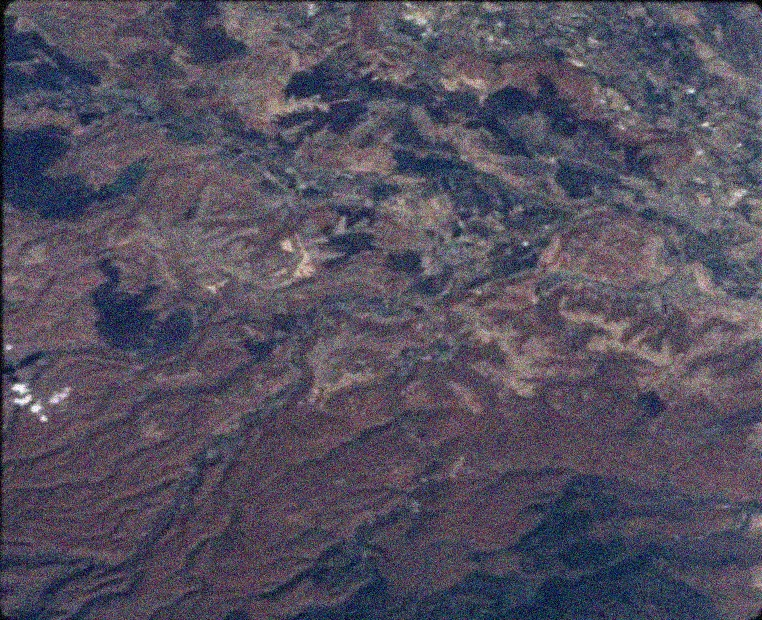
#> input picture noisy_images/russia_gaussian.jpg, 762 x 620 px
$ python -i main.py   (imports and definitions only)
#> lines starting #> are read from the running program, lines starting #| are printed output that depends on the picture; long printed decimals are rounded
### wavelet_thresholding.py

import numpy as np
import pywt
import scipy
import scipy.stats
def _bayes_thresh(details, var):
    """BayesShrink threshold for a zero-mean details coeff array."""
    # Equivalent to:  dvar = np.var(details) for 0-mean details array

    dvar = np.mean(details*details)
    eps = np.finfo(details.dtype).eps
    thresh = var / np.sqrt(max(dvar - var, eps))
    return thresh


def _universal_thresh(img, sigma):
    """ Universal threshold used by the VisuShrink method """
    return sigma*np.sqrt(2*np.log(img.size))

def _sigma_est_dwt(detail_coeffs, distribution='Gaussian'):

    """
    References
    ----------
    .. [1] D. L. Donoho and I. M. Johnstone. "Ideal spatial adaptation
       by wavelet shrinkage." Biometrika 81.3 (1994): 425-455.
       :DOI:`10.1093/biomet/81.3.425`
    """
    # Consider regions with detail coefficients exactly zero to be masked out
    detail_coeffs = detail_coeffs[np.nonzero(detail_coeffs)]
    denom = scipy.stats.norm.ppf(0.75)
    sigma = np.median(np.abs(detail_coeffs)) / denom
    return sigma


def _wavelet_threshold(image, wavelet, method=None, threshold=None,
                       sigma=None, mode='soft', wavelet_levels=None):


    wavelet = pywt.Wavelet(wavelet)
    # original_extent is used to workaround PyWavelets issue
    # odd-sized input results in an image with 1 extra sample after waverecn
    original_extent = tuple(slice(s) for s in image.shape)

    # Determine the number of wavelet decomposition levels
    if wavelet_levels is None:
        # Determine the maximum number of possible levels for image
        wavelet_levels = pywt.dwtn_max_level(image.shape, wavelet)

        # Skip coarsest wavelet scales.
        wavelet_levels = max(wavelet_levels - 3, 1)

    coeffs = pywt.wavedecn(image, wavelet=wavelet, level=wavelet_levels)
    # Detail coefficients at each decomposition level
    dcoeffs = coeffs[1:]

    if sigma is None:
        # Estimate the noise via the method in [2]_
        detail_coeffs = dcoeffs[-1]['d' * image.ndim]
        sigma = _sigma_est_dwt(detail_coeffs, distribution='Gaussian')

    if threshold is None:
        var = sigma**2

        if method == "BayesShrink":
            # The BayesShrink thresholds
            threshold = [{key: _bayes_thresh(level[key], var) for key in level}
                         for level in dcoeffs]
        elif method == "VisuShrink":
            # The VisuShrink thresholds
            detail_coeffs = dcoeffs[-1]['d' * image.ndim]
            sigma = _sigma_est_dwt(detail_coeffs, distribution='Gaussian')
            threshold = _universal_thresh(image, sigma)
        elif method == "UniversalThreshold":
            threshold = _universal_thresh(image,sigma)

    if np.isscalar(threshold):
        # A single threshold for all coefficient arrays
        denoised_detail = [{key: pywt.threshold(level[key],
                                                value=threshold,
                                                mode=mode) for key in level}
                           for level in dcoeffs]
    else:
        # Dict of unique threshold coefficients for each detail coeff. array
        denoised_detail = [{key: pywt.threshold(level[key],
                                                value=thresh[key],
                                                mode=mode) for key in level}
                           for thresh, level in zip(threshold, dcoeffs)]
    denoised_coeffs = [coeffs[0]] + denoised_detail
    print(method,mode,sigma,wavelet)
    return pywt.waverecn(denoised_coeffs, wavelet)[original_extent]

### main.py

import cv2
import numpy as np

from wavelet_thresholding import _wavelet_threshold

def MSE(img1, img2):
        squared_diff = (img1 -img2) ** 2
        summed = np.sum(squared_diff)
        num_pix = img1.shape[0] * img1.shape[1] #img1 and 2 should have same shape
        err = summed / num_pix
        return np.sqrt(err)

def main(path,wavelet='db4',method='BayesShrink',levels=1,sigma=None,mode = 'soft'):
#> called with path = 'noisy_images/russia_gaussian.jpg', wavelet = 'db4', method = 'BayesShrink', levels = 1, mode = 'soft'
    print(path,wavelet,method,sigma,mode)
    # Load the noisy image
    img = cv2.imread(path)
#> img is the input picture: shape (620, 762, 3); mean B, G, R 94.5, 79, 83.9
    #img2 = cv2.imread('./sample_images/russia_org.jpg')

    #resize the image so that dimensions are :
    #requuired due to pywt library issue for odd sized inputs during wavercn
    if img.shape[0]%2!=0 or img.shape[1]%2!=0:
        k = int(img.shape[0]/2)
        t = int(img.shape[1]/2)
        img = cv2.resize(img,[k*2,t*2])
    # Convert the image to YCbCr color space
    img_ycrcb = cv2.cvtColor(img, cv2.COLOR_BGR2YCrCb)
#> img_ycrcb: shape (620, 762, 3); mean of channels 0, 1, 2 82.2, 129.2, 134.9

    # Split the channels
    y, cr, cb = cv2.split(img_ycrcb)
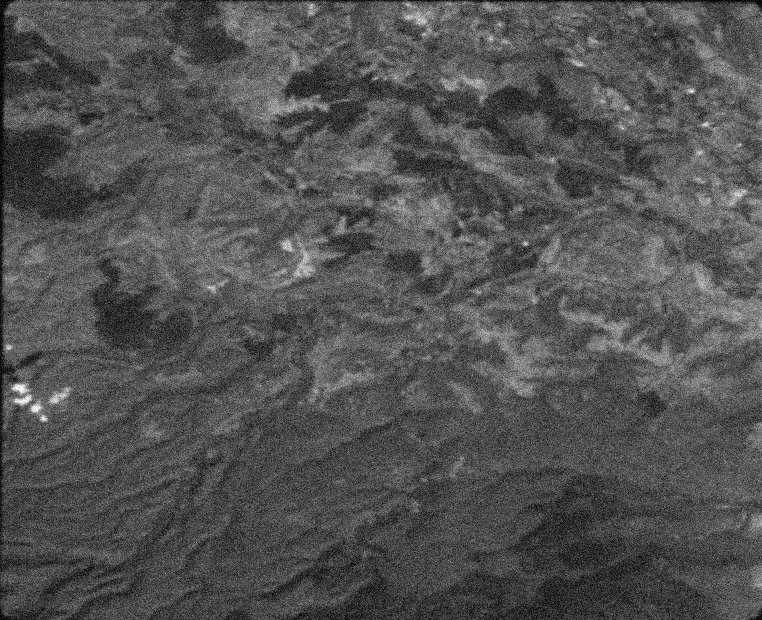
#> y: shape (620, 762); min 0, max 255, mean 82.2
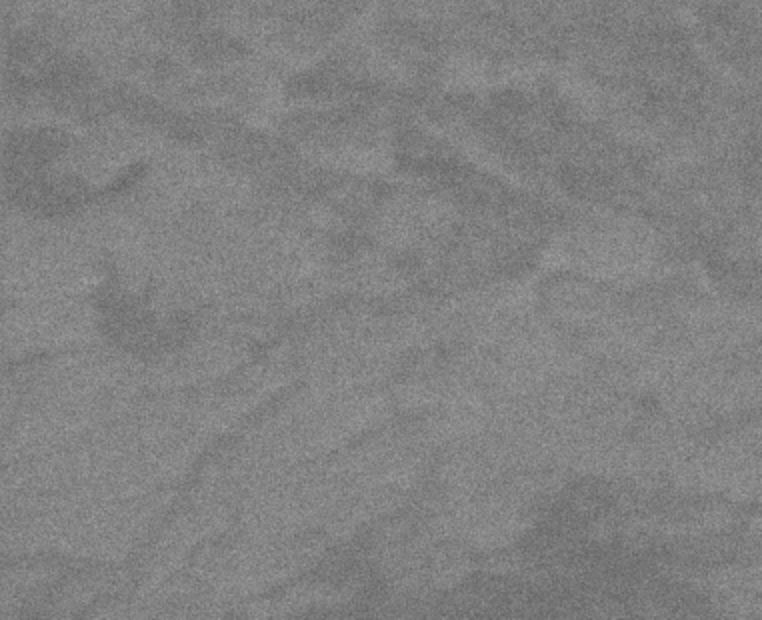
#> cr: shape (620, 762); min 98, max 161, mean 129.2
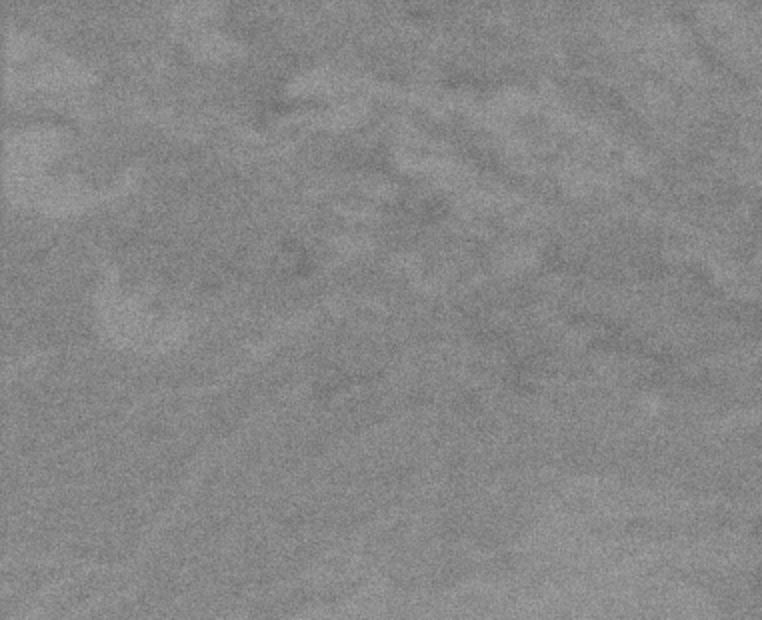
#> cb: shape (620, 762); min 104, max 167, mean 134.9
    # apply wavelet threshold on each channel seperately
    y_denoised  = _wavelet_threshold(image=y, wavelet=wavelet,method=method,wavelet_levels=levels,mode=mode,sigma=sigma)
#> in _wavelet_threshold, `coeffs = pywt.wavedecn(image, wavelet=wavelet, level=wavelet_levels)`: coeffs = 2 items
#> in _wavelet_threshold, `dcoeffs = coeffs[1:]`: dcoeffs = 1 item
#> in _wavelet_threshold, `detail_coeffs = dcoeffs[-1]['d' * image.ndim]`:
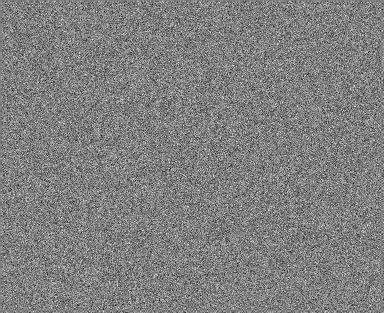
#> detail_coeffs: shape (313, 384) float64; min -76.11, max 75.32, mean 0; drawn with min black and max white
#> in _sigma_est_dwt, `sigma = np.median(np.abs(detail_coeffs)) / denom`: sigma = 17.06
#> in _wavelet_threshold, `var = sigma**2`: var = 291
#> in _bayes_thresh, `dvar = np.mean(details*details)`: dvar = 295.5
#> in _bayes_thresh, `thresh = var / np.sqrt(max(dvar - var, eps))`: thresh = 136.7
#> in _wavelet_threshold, `threshold = [{key: _bayes_thresh(level[key], var) for key in level} fo..`: threshold = 1 item
#> in _wavelet_threshold, `denoised_coeffs = [coeffs[0]] + denoised_detail`: denoised_coeffs = 2 items
#| BayesShrink soft 17.059 Wavelet db4
#|   Family name:    Daubechies
#|   Short name:     db
#|   Filters length: 8
#|   Orthogonal:     True
#|   Biorthogonal:   True
#|   Symmetry:       asymmetric
#|   DWT:            True
#|   CWT:            False
    cr_denoised = _wavelet_threshold(image=cr,wavelet=wavelet,method=method,wavelet_levels=levels,mode=mode,sigma=sigma)
#> call 2 of _wavelet_threshold, with wavelet = 'db4', method = 'BayesShrink', mode = 'soft', wavelet_levels = 1
#> in _wavelet_threshold (call 2), `detail_coeffs = dcoeffs[-1]['d' * image.ndim]`:
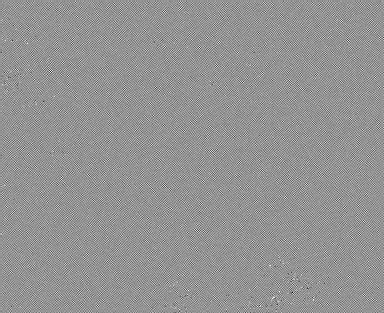
#> detail_coeffs: shape (313, 384) float64; min -7.27, max 5.29, mean -3.49e-05; drawn with min black and max white
#> in _wavelet_threshold (call 2), `sigma = _sigma_est_dwt(detail_coeffs, distribution='Gaussian')`: sigma = 1.26
#> in _wavelet_threshold (call 2), `var = sigma**2`: var = 1.58
#| BayesShrink soft 1.257 Wavelet db4
#|   Family name:    Daubechies
#|   Short name:     db
#|   Filters length: 8
#|   Orthogonal:     True
#|   Biorthogonal:   True
#|   Symmetry:       asymmetric
#|   DWT:            True
#|   CWT:            False
    cb_denoised = _wavelet_threshold(image=cb,wavelet=wavelet,method=method,wavelet_levels=levels,mode=mode,sigma=sigma)
#> call 3 of _wavelet_threshold, with wavelet = 'db4', method = 'BayesShrink', mode = 'soft', wavelet_levels = 1
#> in _wavelet_threshold (call 3), `detail_coeffs = dcoeffs[-1]['d' * image.ndim]`:
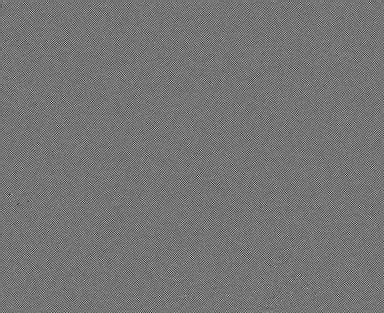
#> detail_coeffs: shape (313, 384) float64; min -5.15, max 6.06, mean 0.000266; drawn with min black and max white
#> in _wavelet_threshold (call 3), `sigma = _sigma_est_dwt(detail_coeffs, distribution='Gaussian')`: sigma = 1.19
#> in _wavelet_threshold (call 3), `var = sigma**2`: var = 1.43
#| BayesShrink soft 1.195 Wavelet db4
#|   Family name:    Daubechies
#|   Short name:     db
#|   Filters length: 8
#|   Orthogonal:     True
#|   Biorthogonal:   True
#|   Symmetry:       asymmetric
#|   DWT:            True
#|   CWT:            False

    #recontruct the image in YCrcCb color space
    img_denoised_ycrcb = np.zeros_like(img)
    img_denoised_ycrcb[:,:,0] = y_denoised
#> img_denoised_ycrcb: shape (620, 762, 3); mean of channels 0, 1, 2 81.7, 0, 0
    img_denoised_ycrcb[:,:,1] = cr_denoised
#> img_denoised_ycrcb: shape (620, 762, 3); mean of channels 0, 1, 2 81.7, 128.7, 0
    img_denoised_ycrcb[:,:,2] = cb_denoised
#> img_denoised_ycrcb: shape (620, 762, 3); mean of channels 0, 1, 2 81.7, 128.7, 134.4

    #convert back to RGB color space
    img_denoised = cv2.cvtColor(img_denoised_ycrcb, cv2.COLOR_YCrCb2BGR)

    #print("MSE denoise : ",MSE(img_denoised,img2))
    #print("MSE noise   : ",MSE(img,img2))
    return img_denoised
# [8 lines of commented-out code are left out]

>>> result = main('noisy_images/russia_gaussian.jpg')
